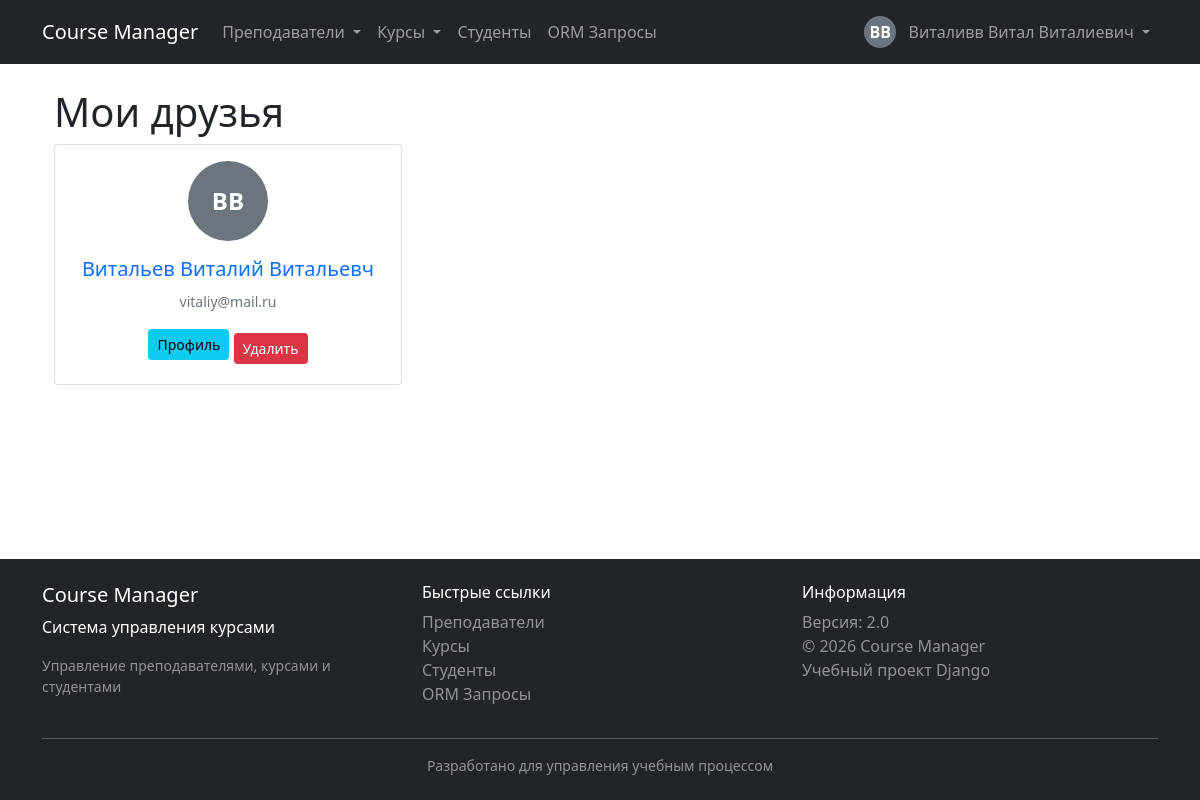
The app's page /friends/ (signed in), older data.
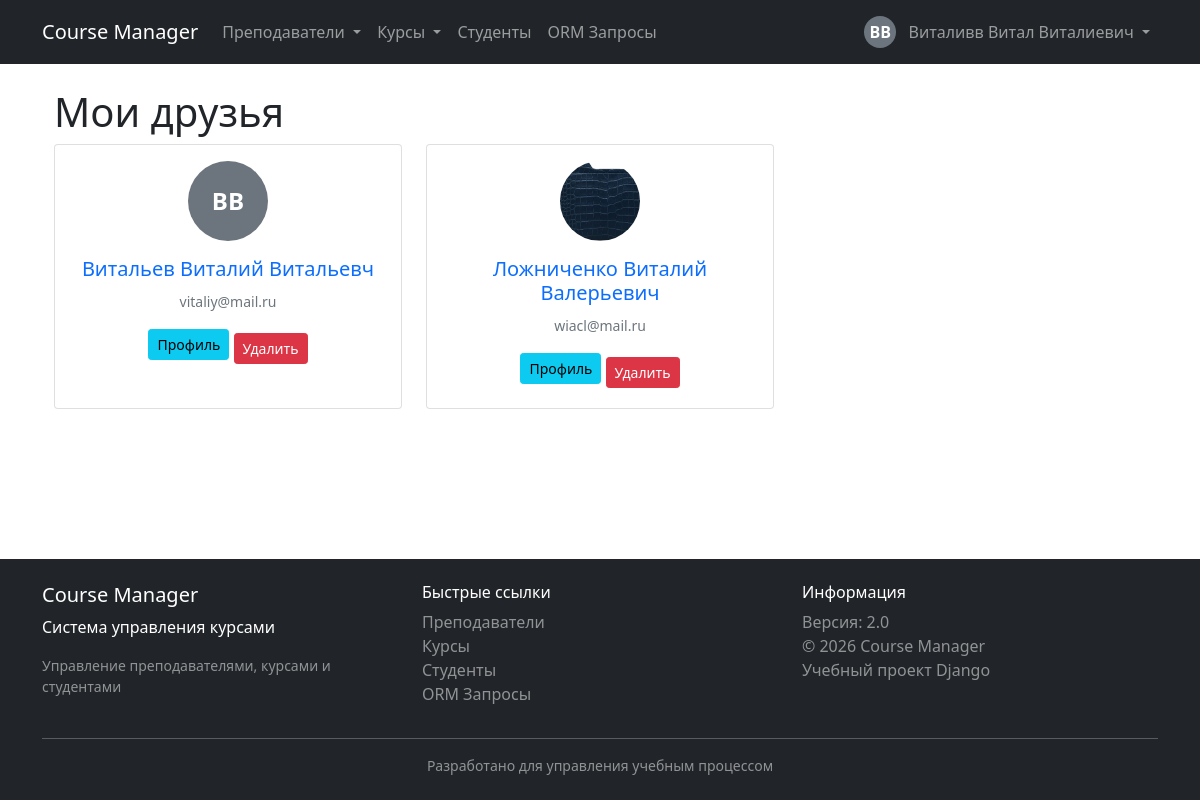
The same page, newer data.
### users/models.py (models this page shows, shortened)
class User(AbstractUser):
    middle_name = models.CharField(
        max_length=50,
        blank=True,
        verbose_name='Отчество'
    )
    phone = models.CharField(
        max_length=20,
        blank=True,
        verbose_name='Телефон',
        help_text='В формате: +7 (999) 123-45-67'
    )
    avatar = models.ImageField(
        upload_to='avatars/',
        blank=True,
        null=True,
        verbose_name='Фото профиля'
    )
    bio = models.TextField(
        max_length=500,
        blank=True,
        verbose_name='О себе'
    )
    friends = models.ManyToManyField(
        'self',
        blank=True,
        verbose_name='Друзья'
    )
    class Meta:
        verbose_name = 'Пользователь'
        verbose_name_plural = 'Пользователи'
        ordering = ['last_name', 'first_name']
    def get_full_name(self):
        full_name = f'{self.last_name} {self.first_name}'
        if self.middle_name:
            full_name += f' {self.middle_name}'
        return full_name
    def get_friends(self):
        return self.friends.all()

### users/views.py (the view)
# urls.py: path('friends/', views.friends_list, name='friends_list'),
@login_required
def friends_list(request):
    friends = request.user.get_friends()
    return render(request, 'users/friends_list.html', {'friends': friends})

### templates/users/friends_list.html (shortened to what this page needs)
{% extends 'schedule/base.html' %}
{% block content %}
<div class="container mt-4">
    <h1>Мои друзья</h1>
    <div class="row">
        {% for friend in friends %}
            <div class="col-md-4 mb-3">
                <div class="card h-100">
                    <div class="card-body">
                        <div class="text-center mb-3">
                            {% if friend.avatar %}
                                <img src="{{ friend.avatar.url }}" class="rounded-circle" alt="Аватар" style="width: 80px; height: 80px; object-fit: cover;">
                            {% else %}
                                <div class="user-avatar mx-auto" style="width: 80px; height: 80px; font-size: 24px;">
                                    {{ friend.first_name|first }}{{ friend.last_name|first }}
                                </div>
                            {% endif %}
                        </div>
                        <h5 class="card-title text-center">
                            <a href="{% url 'user_detail' friend.id %}" class="text-decoration-none">
                                {{ friend.get_full_name }}
                            </a>
                        </h5>
                        <p class="card-text text-center">
                            <small class="text-muted">{{ friend.email }}</small>
                        </p>
                        <div class="text-center">
                            <a href="{% url 'user_detail' friend.id %}" class="btn btn-info btn-sm mb-2">
                                Профиль
                            </a>
                            <form method="post" action="{% url 'remove_friend' friend.id %}" class="d-inline">
                                <button type="submit" class="btn btn-danger btn-sm">
                                    Удалить
                                </button>
                            </form>
                        </div>
                    </div>
                </div>
            </div>
        {% empty %}
            <div class="col-12">
                <div class="alert alert-info">
                    У вас пока нет друзей. <a href="{% url 'users_list' %}">Найти друзей</a>
                </div>
            </div>
        {% endfor %}
    </div>
</div>
{% endblock %}

Row changes from the older to the newer data that the page shows:
now on this page (row edited): User: avatar (picture), get_full_name "Ложниченко Виталий Валерьевич", email "wiacl@mail.ru"
